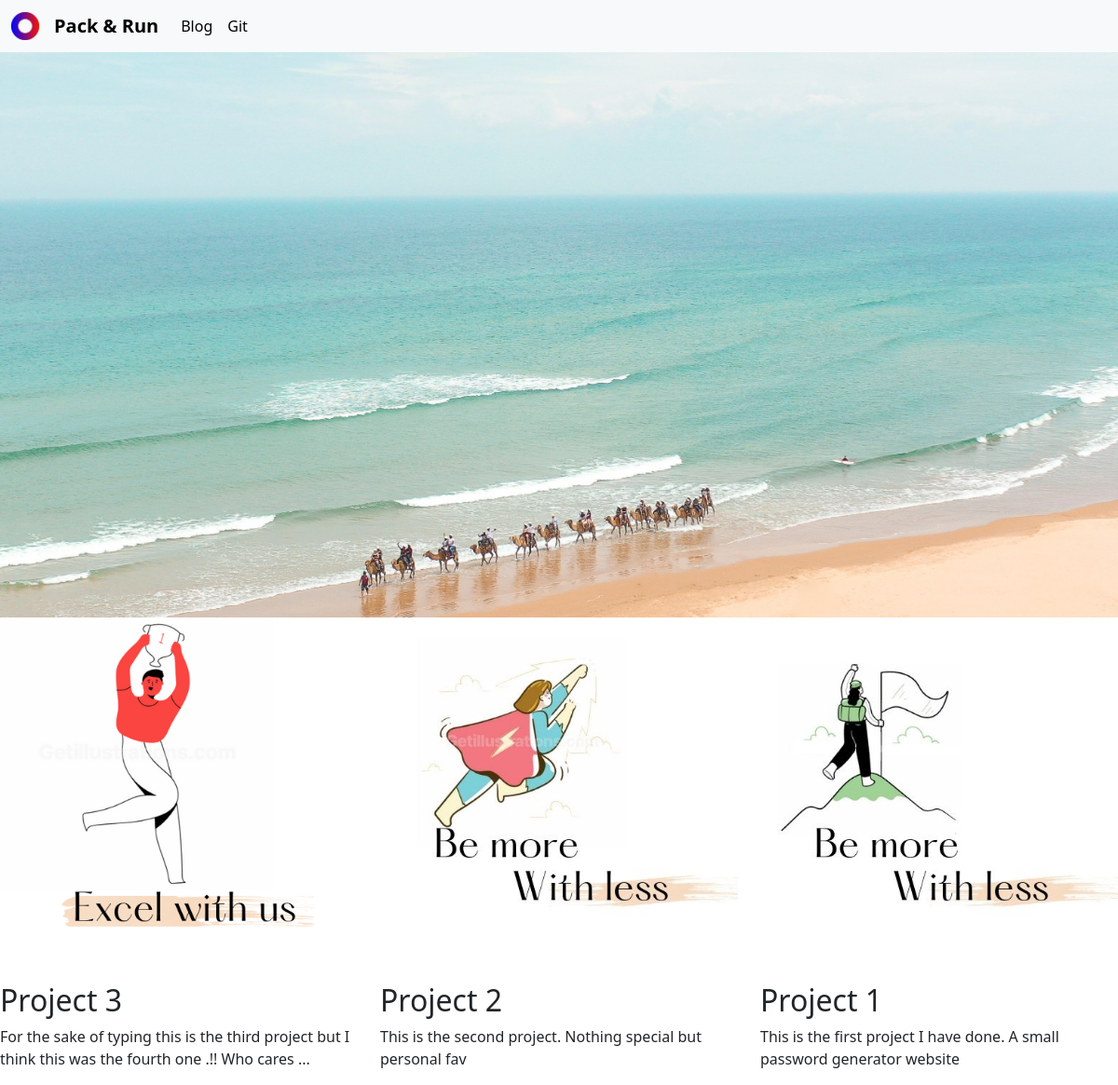
The page / on the database its author committed.
### portfolio/models.py (models this page shows, shortened)
class Project(models.Model):
    title = models.CharField(max_length=200)
    description = models.CharField(max_length=250)
    image = models.ImageField(upload_to='portfolio/images/')
    url = models.URLField(blank=True)

### portfolio/views.py (the view)
# urls.py: 2. Add a URL to urlpatterns:  path('', views.home, name='home')
def home(request):
    projects = Project.objects.all()
    return render(request, 'portfolio/home.html', {'projects':projects})

### portfolio/templates/portfolio/home.html
{% extends 'portfolio/layout.html' %}
{% load static %}
{% block content %}
{% load static %}
  <img src="{% static 'portfolio/main.jpg' %}" width="100%" height="" class="img-fluid">
       <div class="row" >
       {% for project in projects %}
          <div class="col-lg-4 col-md-6">
              {% if project.url %}
                <a href ="{{ project.url }}">
                  <img src="{{ project.image.url }}" class="img-fluid mb-2">
                </a>
                {% else %}
                  <image src="{{ project.image.url}}" class="img-fluid mb-2"></image>
             {% endif %}
              <h2>{{ project.title }}</h2>
                 <p>{{ project.description }}</p>
          </div>
        {% endfor %}
     </div>
{% endblock %}

### portfolio/templates/portfolio/layout.html (shortened to what this page needs)
{% load static %}
<!doctype html>
<html lang="en">
  <head>
    <link href="https://cdn.jsdelivr.net/npm/bootstrap@5.3.0-alpha3/dist/css/bootstrap.min.css" rel="stylesheet">
    <link rel="stylesheet" href="{% static "portfolio/custom.css" %}">
  </head>
  <body>
    <nav class="navbar navbar-expand-lg bg-body-tertiary">
      <div class="container-fluid">
        <a class="navbar-brand" href="{% url 'home' %}">
          <img src="{% static "portfolio/Logo.png" %}" width="30" height="30" class="d-inline-block align-top" alt="Nick's Logo">
        </a>
        <a class="navbar-brand" href="#" style="font-weight: bold">Pack & Run</a>
        <div class="collapse navbar-collapse text-center" id="navbarSupportedContent">
          <ul class="navbar-nav me-auto mb-2 mb-lg-0">
            <li class="nav-item">
              <a class="nav-link active" aria-current="page" href="{% url 'blog:all_blogs' %}">Blog</a>
            </li>
            <li class="nav-item">
              <a class="nav-link" href="#">Git</a>
            </li>
          </ul>
        </div>
      </div>
    </nav>
    {% block content %}{% endblock %}
  </body>
</html>

### portfolio/static/portfolio/custom.css (style rules this page uses)
.navbar-nav .nav-link { color: rgba(0,0,0,1) !important; }

### rows shown on the page
Project: image (picture), title "Project 3", description "For the sake of typing this is the third project but I think this was the fourth one .!! Who cares ..."
Project: image (picture), title "Project 2", description "This is the second project. Nothing special but personal fav"
Project: image (picture), title "Project 1", description "This is the first project I have done. A small password generator website"
